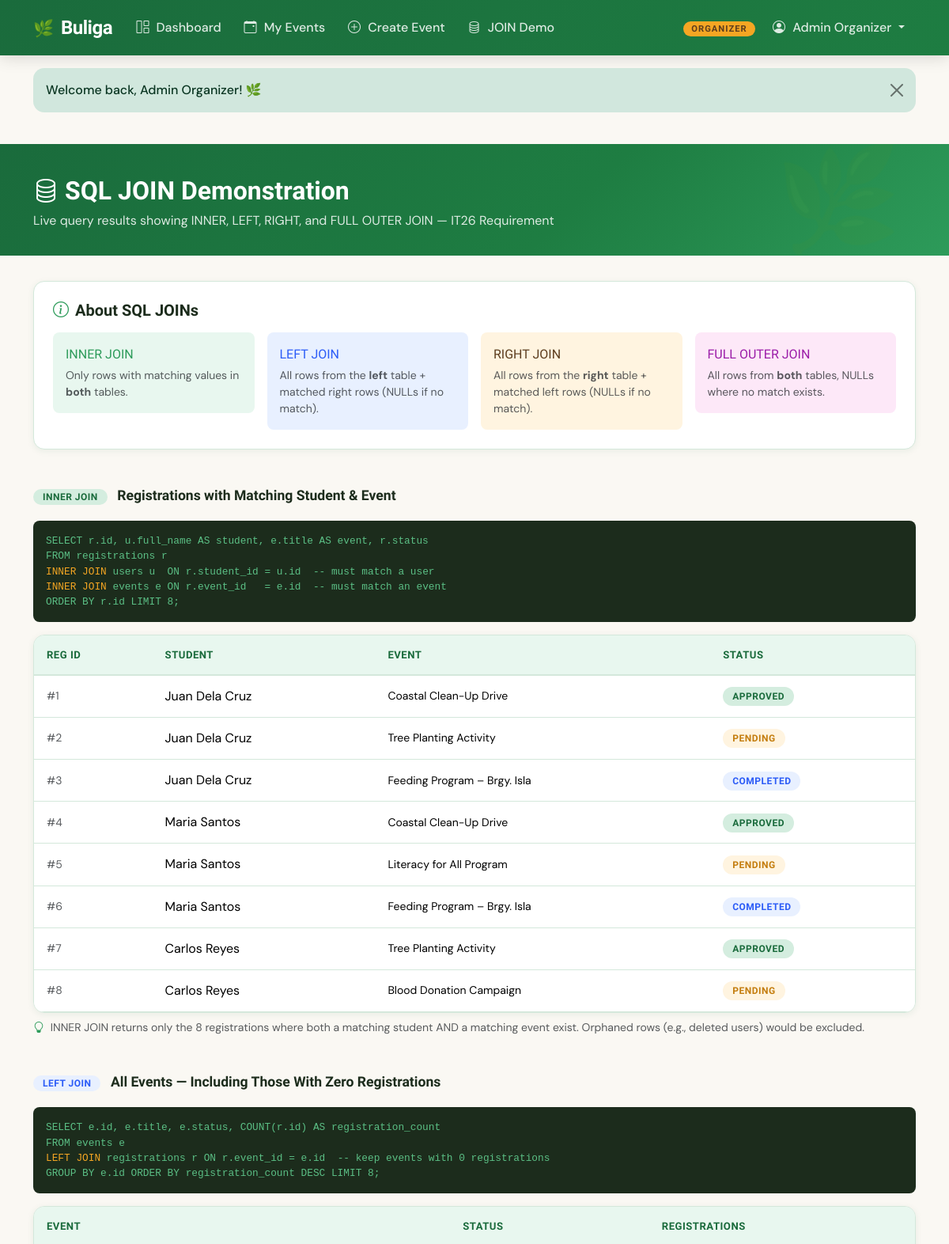
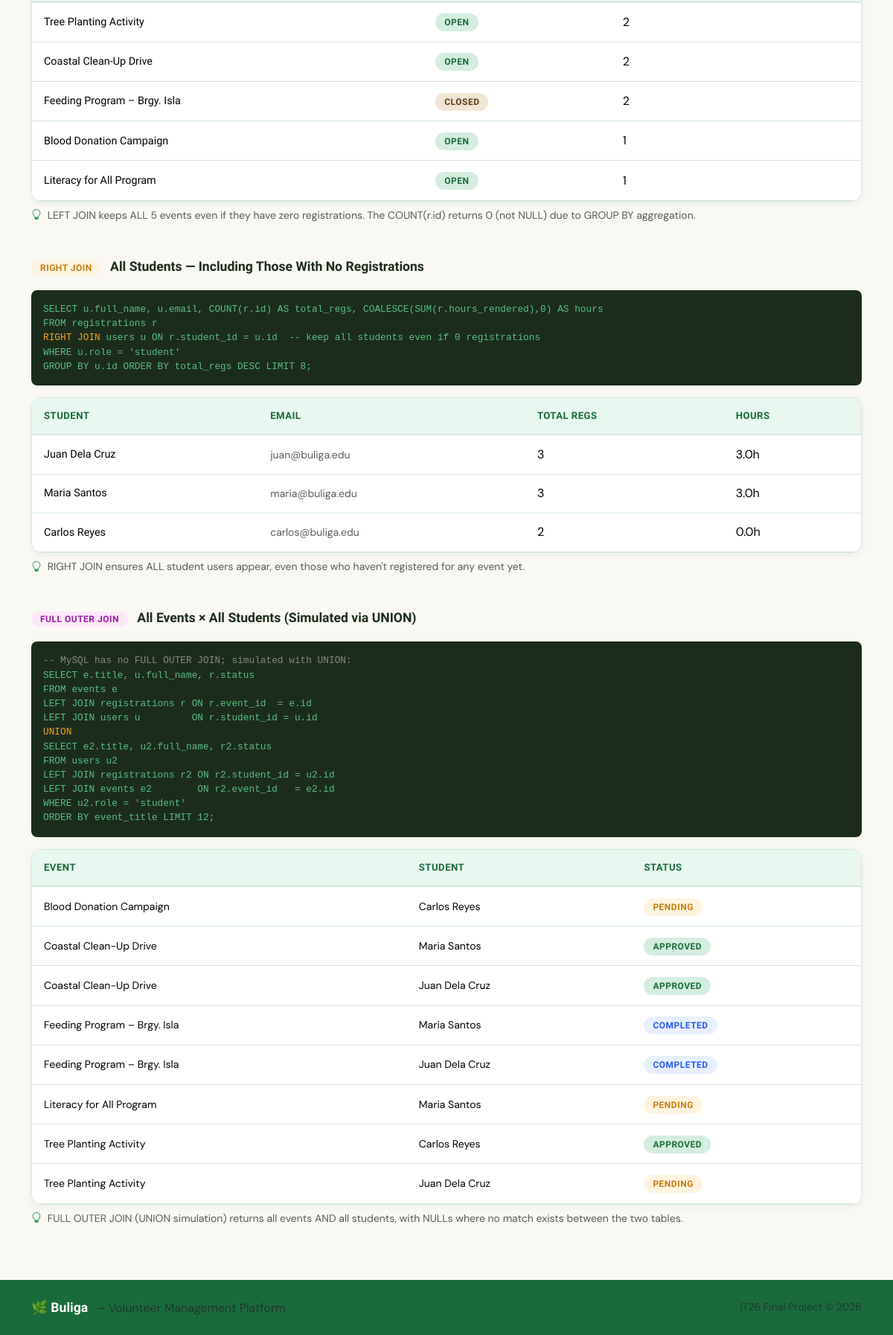
The app's page /organizer/join-demo.php (signed in) with its own data (2 pictures, top to bottom).
### tables this page shows
CREATE TABLE registrations (
    id              INT AUTO_INCREMENT PRIMARY KEY,
    student_id      INT             NOT NULL,
    event_id        INT             NOT NULL,
    status          ENUM('pending','approved','rejected','completed') NOT NULL DEFAULT 'pending',
    hours_rendered  DECIMAL(5,2)    DEFAULT 0.00,
    registered_at   DATETIME        DEFAULT CURRENT_TIMESTAMP,
    updated_at      DATETIME        DEFAULT CURRENT_TIMESTAMP ON UPDATE CURRENT_TIMESTAMP,
    UNIQUE KEY uq_student_event (student_id, event_id),
    CONSTRAINT fk_reg_student
        FOREIGN KEY (student_id) REFERENCES users(id) ON DELETE CASCADE,
    CONSTRAINT fk_reg_event
        FOREIGN KEY (event_id) REFERENCES events(id) ON DELETE CASCADE
);

CREATE TABLE users (
    id          INT AUTO_INCREMENT PRIMARY KEY,
    full_name   VARCHAR(150)    NOT NULL,
    email       VARCHAR(180)    NOT NULL UNIQUE,
    password    VARCHAR(255)    NOT NULL,                     
    role        ENUM('student','organizer') NOT NULL DEFAULT 'student',
    avatar_url  VARCHAR(255)    DEFAULT NULL,
    bio         TEXT            DEFAULT NULL,
    created_at  DATETIME        DEFAULT CURRENT_TIMESTAMP,
    updated_at  DATETIME        DEFAULT CURRENT_TIMESTAMP ON UPDATE CURRENT_TIMESTAMP
);

CREATE TABLE events (
    id              INT AUTO_INCREMENT PRIMARY KEY,
    organizer_id    INT             NOT NULL,
    title           VARCHAR(220)    NOT NULL,
    description     TEXT            NOT NULL,
    location        VARCHAR(255)    NOT NULL,
    event_date      DATE            NOT NULL,
    start_time      TIME            NOT NULL,
    end_time        TIME            NOT NULL,
    slots           INT             NOT NULL DEFAULT 20,      
    image_url       VARCHAR(255)    DEFAULT NULL,
    status          ENUM('open','closed','cancelled') NOT NULL DEFAULT 'open',
    created_at      DATETIME        DEFAULT CURRENT_TIMESTAMP,
    updated_at      DATETIME        DEFAULT CURRENT_TIMESTAMP ON UPDATE CURRENT_TIMESTAMP,
    CONSTRAINT fk_events_organizer
        FOREIGN KEY (organizer_id) REFERENCES users(id) ON DELETE CASCADE
);

### organizer/join-demo.php (the view, shortened to what this page needs)
<?php
$db  = getDB();
$innerSQL = "
SELECT
    r.id          AS reg_id,
    u.full_name   AS student,
    e.title       AS event,
    r.status
FROM registrations r
INNER JOIN users u  ON r.student_id  = u.id   -- must match a user
INNER JOIN events e ON r.event_id    = e.id   -- must match an event
ORDER BY r.id
LIMIT 8";
$innerResult = $db->query($innerSQL)->fetchAll();
$leftSQL = "
SELECT
    e.id          AS event_id,
    e.title       AS event_title,
    e.status      AS event_status,
    COUNT(r.id)   AS registration_count
FROM events e
LEFT JOIN registrations r ON r.event_id = e.id  -- keep events with 0 registrations
GROUP BY e.id
ORDER BY registration_count DESC
LIMIT 8";
$leftResult = $db->query($leftSQL)->fetchAll();
$rightSQL = "
SELECT
    u.full_name   AS student_name,
    u.email,
    COUNT(r.id)   AS total_registrations,
    COALESCE(SUM(r.hours_rendered), 0) AS total_hours
FROM registrations r
RIGHT JOIN users u ON r.student_id = u.id   -- keep all students, even if unregistered
WHERE u.role = 'student'
GROUP BY u.id
ORDER BY total_registrations DESC
LIMIT 8";
$rightResult = $db->query($rightSQL)->fetchAll();
$fullSQL = "
-- Full Outer Join: All events + all students (matched where possible)
SELECT
    e.title       AS event_title,
    u.full_name   AS student_name,
    r.status      AS reg_status
FROM events e
LEFT JOIN registrations r ON r.event_id  = e.id
LEFT JOIN users u         ON r.student_id = u.id
UNION
SELECT
    e2.title      AS event_title,
    u2.full_name  AS student_name,
    r2.status     AS reg_status
FROM users u2
LEFT JOIN registrations r2 ON r2.student_id = u2.id
LEFT JOIN events e2        ON r2.event_id   = e2.id
WHERE u2.role = 'student'
ORDER BY event_title
LIMIT 12";
$fullResult = $db->query($fullSQL)->fetchAll();
require_once __DIR__ . '/../includes/header.php';
?>
<div class="page-hero">
    <div class="container">
        <h1><i class="bi bi-database me-2"></i>SQL JOIN Demonstration</h1>
        <p>Live query results showing INNER, LEFT, RIGHT, and FULL OUTER JOIN — IT26 Requirement</p>
    </div>
</div>
<div class="container">
    <div class="buliga-card p-4 mb-5">
        <h5 class="fw-sora mb-3"><i class="bi bi-info-circle me-2 text-green"></i>About SQL JOINs</h5>
        <div class="row g-3">
            <div class="col-sm-6 col-lg-3">
                <div class="p-3 rounded-3 bg-green-pale">
                    <div class="fw-sora text-green mb-1">INNER JOIN</div>
                    <div class="small text-muted">Only rows with matching values in <strong>both</strong> tables.</div>
                </div>
            </div>
            <div class="col-sm-6 col-lg-3">
                <div class="p-3 rounded-3" style="background:#e8f0ff;">
                    <div class="fw-sora mb-1" style="color:#2c5cf7;">LEFT JOIN</div>
                    <div class="small text-muted">All rows from the <strong>left</strong> table + matched right rows (NULLs if no match).</div>
                </div>
            </div>
            <div class="col-sm-6 col-lg-3">
                <div class="p-3 rounded-3" style="background:var(--amber-light);">
                    <div class="fw-sora mb-1" style="color:var(--soil);">RIGHT JOIN</div>
                    <div class="small text-muted">All rows from the <strong>right</strong> table + matched left rows (NULLs if no match).</div>
                </div>
            </div>
            <div class="col-sm-6 col-lg-3">
                <div class="p-3 rounded-3" style="background:#fde8f8;">
                    <div class="fw-sora mb-1" style="color:#9b1da8;">FULL OUTER JOIN</div>
                    <div class="small text-muted">All rows from <strong>both</strong> tables, NULLs where no match exists.</div>
                </div>
            </div>
        </div>
    </div>
    <div class="mb-5">
        <div class="section-header">
            <h5 class="fw-sora">
                <span class="status-badge status-approved me-2">INNER JOIN</span>
                Registrations with Matching Student &amp; Event
            </h5>
        </div>
        <div class="p-3 rounded-3 mb-3" style="background:#1c2c1c;border-radius:var(--radius);">
            <pre class="mb-0" style="color:#5bbf85;font-size:.8rem;white-space:pre-wrap;">SELECT r.id, u.full_name AS student, e.title AS event, r.status
FROM registrations r
<span style="color:#f5a623;">INNER JOIN</span> users u  ON r.student_id = u.id  -- must match a user
<span style="color:#f5a623;">INNER JOIN</span> events e ON r.event_id   = e.id  -- must match an event
ORDER BY r.id LIMIT 8;</pre>
        </div>
        <div class="buliga-table">
            <table class="table mb-0">
                <thead>
                    <tr>
                        <th>Reg ID</th>
                        <th data-sortable>Student</th>
                        <th data-sortable>Event</th>
                        <th data-sortable>Status</th>
                    </tr>
                </thead>
                <tbody>
                <?php foreach ($innerResult as $row): ?>
                    <tr>
                        <td class="text-muted small">#<?= $row['reg_id'] ?></td>
                        <td><?= htmlspecialchars($row['student']) ?></td>
                        <td class="small"><?= htmlspecialchars($row['event']) ?></td>
                        <td><span class="status-badge status-<?= $row['status'] ?>"><?= ucfirst($row['status']) ?></span></td>
                    </tr>
                <?php endforeach; ?>
                </tbody>
            </table>
        </div>
        <p class="small text-muted mt-2">
            <i class="bi bi-lightbulb text-green me-1"></i>
            INNER JOIN returns only the <?= count($innerResult) ?> registrations where both a matching student AND a matching event exist.
            Orphaned rows (e.g., deleted users) would be excluded.
        </p>
    </div>
    <div class="mb-5">
        <div class="section-header">
            <h5 class="fw-sora">
                <span class="status-badge status-completed me-2" style="background:#e8f0ff;color:#2c5cf7;">LEFT JOIN</span>
                All Events — Including Those With Zero Registrations
            </h5>
        </div>
        <div class="p-3 rounded-3 mb-3" style="background:#1c2c1c;border-radius:var(--radius);">
            <pre class="mb-0" style="color:#5bbf85;font-size:.8rem;white-space:pre-wrap;">SELECT e.id, e.title, e.status, COUNT(r.id) AS registration_count
FROM events e
<span style="color:#f5a623;">LEFT JOIN</span> registrations r ON r.event_id = e.id  -- keep events with 0 registrations
GROUP BY e.id ORDER BY registration_count DESC LIMIT 8;</pre>
        </div>
        <div class="buliga-table">
            <table class="table mb-0">
                <thead>
                    <tr>
                        <th data-sortable>Event</th>
                        <th data-sortable>Status</th>
                        <th data-sortable>Registrations</th>
                    </tr>
                </thead>
                <tbody>
                <?php foreach ($leftResult as $row): ?>
                    <tr>
                        <td class="fw-sora" style="font-size:.9rem"><?= htmlspecialchars($row['event_title']) ?></td>
                        <td><span class="status-badge status-<?= $row['event_status'] ?>"><?= ucfirst($row['event_status']) ?></span></td>
                        <td>
                            <?php if ($row['registration_count'] == 0): ?>
                                <span class="text-muted small">0 <em>(NULL joined → 0)</em></span>
                            <?php else: ?>
                                <?= $row['registration_count'] ?>
                            <?php endif; ?>
                        </td>
                    </tr>
                <?php endforeach; ?>
                </tbody>
            </table>
        </div>
        <p class="small text-muted mt-2">
            <i class="bi bi-lightbulb text-green me-1"></i>
            LEFT JOIN keeps ALL <?= count($leftResult) ?> events even if they have zero registrations.
            The COUNT(r.id) returns 0 (not NULL) due to GROUP BY aggregation.
        </p>
    </div>
    <div class="mb-5">
        <div class="section-header">
            <h5 class="fw-sora">
                <span class="status-badge status-pending me-2">RIGHT JOIN</span>
                All Students — Including Those With No Registrations
            </h5>
        </div>
        <div class="p-3 rounded-3 mb-3" style="background:#1c2c1c;border-radius:var(--radius);">
            <pre class="mb-0" style="color:#5bbf85;font-size:.8rem;white-space:pre-wrap;">SELECT u.full_name, u.email, COUNT(r.id) AS total_regs, COALESCE(SUM(r.hours_rendered),0) AS hours
FROM registrations r
<span style="color:#f5a623;">RIGHT JOIN</span> users u ON r.student_id = u.id  -- keep all students even if 0 registrations
WHERE u.role = 'student'
GROUP BY u.id ORDER BY total_regs DESC LIMIT 8;</pre>
        </div>
        <div class="buliga-table">
            <table class="table mb-0">
                <thead>
                    <tr>
                        <th data-sortable>Student</th>
                        <th data-sortable>Email</th>
                        <th data-sortable>Total Regs</th>
                        <th data-sortable>Hours</th>
                    </tr>
                </thead>
                <tbody>
                <?php foreach ($rightResult as $row): ?>
                    <tr>
                        <td class="fw-sora" style="font-size:.9rem"><?= htmlspecialchars($row['student_name']) ?></td>
                        <td class="small text-muted"><?= htmlspecialchars($row['email']) ?></td>
                        <td>
                            <?php if ($row['total_registrations'] == 0): ?>
                                <span class="text-muted small">0 <em>(no regs)</em></span>
                            <?php else: ?>
                                <?= $row['total_registrations'] ?>
                            <?php endif; ?>
                        </td>
                        <td><?= number_format($row['total_hours'], 1) ?>h</td>
                    </tr>
                <?php endforeach; ?>
                </tbody>
            </table>
        </div>
        <p class="small text-muted mt-2">
            <i class="bi bi-lightbulb text-green me-1"></i>
            RIGHT JOIN ensures ALL student users appear, even those who haven't registered for any event yet.
        </p>
    </div>
    <div class="mb-5">
        <div class="section-header">
            <h5 class="fw-sora">
                <span class="status-badge me-2" style="background:#fde8f8;color:#9b1da8;">FULL OUTER JOIN</span>
                All Events × All Students (Simulated via UNION)
            </h5>
        </div>
        <div class="p-3 rounded-3 mb-3" style="background:#1c2c1c;border-radius:var(--radius);">
            <pre class="mb-0" style="color:#5bbf85;font-size:.8rem;white-space:pre-wrap;"><span style="color:#888;">-- MySQL has no FULL OUTER JOIN; simulated with UNION:</span>
SELECT e.title, u.full_name, r.status
FROM events e
LEFT JOIN registrations r ON r.event_id  = e.id
LEFT JOIN users u         ON r.student_id = u.id
<span style="color:#f5a623;">UNION</span>
SELECT e2.title, u2.full_name, r2.status
FROM users u2
LEFT JOIN registrations r2 ON r2.student_id = u2.id
LEFT JOIN events e2        ON r2.event_id   = e2.id
WHERE u2.role = 'student'
ORDER BY event_title LIMIT 12;</pre>
        </div>
        <div class="buliga-table">
            <table class="table mb-0">
                <thead>
                    <tr>
                        <th data-sortable>Event</th>
                        <th data-sortable>Student</th>
                        <th data-sortable>Status</th>
                    </tr>
                </thead>
                <tbody>
                <?php foreach ($fullResult as $row): ?>
                    <tr>
                        <td class="small">
                            <?= $row['event_title'] ? htmlspecialchars($row['event_title']) : '<em class="text-muted">NULL</em>' ?>
                        </td>
                        <td class="small">
                            <?= $row['student_name'] ? htmlspecialchars($row['student_name']) : '<em class="text-muted">NULL</em>' ?>
                        </td>
                        <td>
                            <?php if ($row['reg_status']): ?>
                                <span class="status-badge status-<?= $row['reg_status'] ?>"><?= ucfirst($row['reg_status']) ?></span>
                            <?php else: ?>
                                <em class="text-muted small">NULL</em>
                            <?php endif; ?>
                        </td>
                    </tr>
                <?php endforeach; ?>
                </tbody>
            </table>
        </div>
        <p class="small text-muted mt-2">
            <i class="bi bi-lightbulb text-green me-1"></i>
            FULL OUTER JOIN (UNION simulation) returns all events AND all students,
            with NULLs where no match exists between the two tables.
        </p>
    </div>
</div>
<?php require_once __DIR__ . '/../includes/footer.php'; ?>

### records on screen
registrations: id "1", student.full_name "Juan Dela Cruz", event.title "Coastal Clean-Up Drive", status "APPROVED"
registrations: id "2", student.full_name "Juan Dela Cruz", event.title "Tree Planting Activity", status "PENDING"
registrations: id "3", student.full_name "Juan Dela Cruz", event.title "Feeding Program – Brgy. Isla", status "COMPLETED"
registrations: id "4", student.full_name "Maria Santos", event.title "Coastal Clean-Up Drive", status "APPROVED"
registrations: id "5", student.full_name "Maria Santos", event.title "Literacy for All Program", status "PENDING"
registrations: id "6", student.full_name "Maria Santos", event.title "Feeding Program – Brgy. Isla", status "COMPLETED"
registrations: id "7", student.full_name "Carlos Reyes", event.title "Tree Planting Activity", status "APPROVED"
registrations: id "8", student.full_name "Carlos Reyes", event.title "Blood Donation Campaign", status "PENDING"
events: title "Tree Planting Activity", status "OPEN", registration_count "2"
events: title "Coastal Clean-Up Drive", status "OPEN", registration_count "2"
events: title "Feeding Program – Brgy. Isla", status "CLOSED", registration_count "2"
events: title "Blood Donation Campaign", status "OPEN", registration_count "1"
events: title "Literacy for All Program", status "OPEN", registration_count "1"

### other values on screen
$role "ORGANIZER"
$_SESSION['full_name'] "Admin Organizer"
$flash['message'] "Welcome back, Admin Organizer! 🌿"
count($innerResult) "8"
count($leftResult) "5"
$row['student_name'] "Juan Dela Cruz"
$row['email'] "juan@buliga.edu"
$row['total_registrations'] "3"
$row['total_hours'] "3.0"
$row['student_name'] "Maria Santos"
$row['email'] "maria@buliga.edu"
$row['student_name'] "Carlos Reyes"
$row['email'] "carlos@buliga.edu"
$row['total_registrations'] "2"
$row['total_hours'] "0.0"
